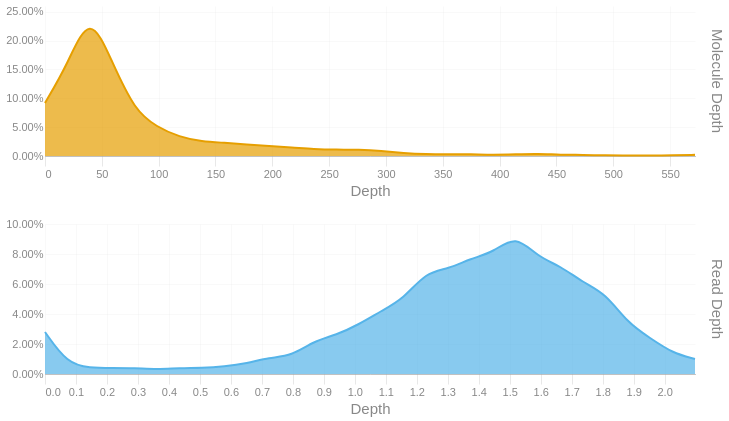

This figure's notebook cell:
### Code cell
readdep = depth_hist(tb['Read Depth'], q99, 3)
readdep = readdep.with_columns(pl.lit('Read Depth').alias('Metric'))
if not SKIPLR:
    moldep = depth_hist(tb['Molecule Depth'], mol_q99, 1)
    moldep = moldep.with_columns(pl.lit('Molecule Depth').alias('Metric'))
    _hist = pl.concat([readdep, moldep])
    _hist = _hist.filter(pl.col('Proportion') != 0)
    with SafeRender(_hist):
        (
            alt.Chart(_hist)        
            .mark_area(interpolate = "basis")
            .encode(
                x=alt.X('Bin:Q').scale(domainMin=0).axis(alt.Axis(title='Depth')),
                y = alt.Y('Proportion:Q', title = None).axis(format = '.2%'),
                color = alt.Color('Metric:N').legend(None),
                row = alt.Row("Metric:N").header(title = None, labelOrient = 'right'),
                tooltip = [
                    alt.Tooltip("Metric:N", title = "Metric"),
                    alt.Tooltip('Interval:N', title = "Depth Interval"),
                    alt.Tooltip('Proportion:Q', title = "% Alignments").format('.2%')
                ]
            )
            .resolve_scale(x='independent', y='independent')
            .properties(
                height = 150, width = 650,
                usermeta={'embedOptions': {'downloadFileName': f'{samplename}.depth.hist'}}
            )
        ).display()
else:
    readdep = readdep.filter(pl.col('Proportion') != 0)
    with SafeRender(readdep):
        (
            alt.Chart(readdep)        
            .mark_area(interpolate = "basis")
            .encode(
                x=alt.X('Bin:Q').scale(domainMin=0).axis(alt.Axis(title='Depth')),
                y = alt.Y('Proportion:Q', title = None).axis(format = '.2%'),
                tooltip = [
                    alt.Tooltip('Interval:N', title = "Depth Interval"),
                    alt.Tooltip('Proportion:Q', title = "% Alignments").format('.2%')
                ]
            )
            .properties(
                usermeta={'embedOptions': {'downloadFileName': f'{samplename}.depth.hist'}}
            )
        ).display()

### Figure 1 — Vega-Lite specification as saved in the notebook (floating-point values rounded to 4 significant figures)
{"width": 650, "height": 150, "config": {"title": {"anchor": "start", "dy": -15, "fontSize": 18, "color": "#888888", "subtitleColor": "#888888", "subtitleFontSize": 14}, "arc": {"fill": "#0072B2"}, "axis": {"domainColor": "#888888", "domainWidth": 0.5, "gridWidth": 0.2, "grid": false, "titleFontWeight": 400, "titleFontSize": 15, "labelFontSize": 11, "labelColor": "#888888", "tickColor": "#888888", "tickWidth": 0.2, "titleColor": "#888888"}, "axisBand": {"grid": false}, "axisX": {"grid": true, "tickSize": 10, "domainCap": "round"}, "axisY": {"domain": false, "grid": true, "tickSize": 0, "domainCap": "round"}, "background": "transparent", "header": {"labelFontSize": 15, "labelColor": "#888888", "titleFontSize": 15, "titleFontWeight": 600, "titleColor": "#888888"}, "legend": {"labelFont": "sans-serif", "labelFontSize": 12, "labelColor": "#888888", "symbolSize": 100, "symbolType": "circle", "titleFontSize": 12, "titlePadding": 10, "titleColor": "#888888", "title": null}, "range": {"category": ["#E69F00", "#56B4E9", "#009E73", "#F0E442", "#0072B2", "#D55E00", "#CC79A7", "#000000"], "diverging": ["#cfe8f3", "#a2d4ec", "#73bfe2", "#46abdb", "#1696d2", "#12719e"]}, "area": {"fill": "#0072B2", "fillOpacity": 0.7, "line": true, "strokeOpacity": 0.7}, "line": {"color": "#0072B2", "stroke": "#0072B2", "strokeWidth": 2}, "trail": {"color": "#0072B2", "stroke": "#0072B2", "strokeWidth": 0, "size": 1}, "point": {"filled": true, "fillOpacity": 1.0, "size": 95}, "text": {"color": "#888888", "fontSize": 11, "align": "right", "fontWeight": 400, "size": 11}, "bar": {"fill": "#0072B2", "stroke": null}, "view": {"stroke": null, "continuousWidth": 660, "continuousHeight": 400}}, "data": {"name": "data-6fcdbf76dcf57a8a032ae4f62b1d1ce6"}, "mark": {"type": "area", "interpolate": "basis"}, "encoding": {"color": {"field": "Metric", "legend": null, "type": "nominal"}, "row": {"field": "Metric", "header": {"title": null, "labelOrient": "right"}, "type": "nominal"}, "tooltip": [{"field": "Metric", "title": "Metric", "type": "nominal"}, {"field": "Interval", "title": "Depth Interval", "type": "nominal"}, {"field": "Proportion", "format": ".2%", "title": "% Alignments", "type": "quantitative"}], "x": {"axis": {"title": "Depth"}, "field": "Bin", "scale": {"domainMin": 0}, "type": "quantitative"}, "y": {"axis": {"format": ".2%"}, "field": "Proportion", "title": null, "type": "quantitative"}}, "resolve": {"scale": {"x": "independent", "y": "independent"}}, "usermeta": {"embedOptions": {"downloadFileName": "S3_Palmer_538.depth.hist"}}, "$schema": "https://vega.github.io/schema/vega-lite/v6.1.0.json", "datasets": {"data-6fcdbf76dcf57a8a032ae4f62b1d1ce6": [{"Bin": 0.0, "Interval": "0.0-0.072", "Proportion": 0.028, "Metric": "Read Depth"}, {"Bin": 0.072, "Interval": "0.072-0.145", "Proportion": 0.007, "Metric": "Read Depth"}, {"Bin": 0.145, "Interval": "0.145-0.217", "Proportion": 0.004, "Metric": "Read Depth"}, {"Bin": 0.217, "Interval": "0.217-0.289", "Proportion": 0.004, "Metric": "Read Depth"}, {"Bin": 0.289, "Interval": "0.289-0.362", "Proportion": 0.004, "Metric": "Read Depth"}, {"Bin": 0.362, "Interval": "0.362-0.434", "Proportion": 0.003, "Metric": "Read Depth"}, {"Bin": 0.434, "Interval": "0.434-0.506", "Proportion": 0.004, "Metric": "Read Depth"}, {"Bin": 0.506, "Interval": "0.506-0.579", "Proportion": 0.004, "Metric": "Read Depth"}, {"Bin": 0.579, "Interval": "0.579-0.651", "Proportion": 0.005, "Metric": "Read Depth"}, {"Bin": 0.651, "Interval": "0.651-0.723", "Proportion": 0.007, "Metric": "Read Depth"}, {"Bin": 0.723, "Interval": "0.723-0.796", "Proportion": 0.011, "Metric": "Read Depth"}, {"Bin": 0.796, "Interval": "0.796-0.868", "Proportion": 0.012, "Metric": "Read Depth"}, {"Bin": 0.868, "Interval": "0.868-0.94", "Proportion": 0.022, "Metric": "Read Depth"}, {"Bin": 0.94, "Interval": "0.94-1.013", "Proportion": 0.026, "Metric": "Read Depth"}, {"Bin": 1.013, "Interval": "1.013-1.085", "Proportion": 0.033, "Metric": "Read Depth"}, {"Bin": 1.085, "Interval": "1.085-1.157", "Proportion": 0.042, "Metric": "Read Depth"}, {"Bin": 1.157, "Interval": "1.157-1.23", "Proportion": 0.05, "Metric": "Read Depth"}, {"Bin": 1.23, "Interval": "1.23-1.302", "Proportion": 0.068, "Metric": "Read Depth"}, {"Bin": 1.302, "Interval": "1.302-1.374", "Proportion": 0.07, "Metric": "Read Depth"}, {"Bin": 1.374, "Interval": "1.374-1.447", "Proportion": 0.077, "Metric": "Read Depth"}, {"Bin": 1.447, "Interval": "1.447-1.519", "Proportion": 0.081, "Metric": "Read Depth"}, {"Bin": 1.519, "Interval": "1.519-1.591", "Proportion": 0.093, "Metric": "Read Depth"}, {"Bin": 1.591, "Interval": "1.591-1.664", "Proportion": 0.078, "Metric": "Read Depth"}, {"Bin": 1.664, "Interval": "1.664-1.736", "Proportion": 0.072, "Metric": "Read Depth"}, {"Bin": 1.736, "Interval": "1.736-1.808", "Proportion": 0.061, "Metric": "Read Depth"}, {"Bin": 1.808, "Interval": "1.808-1.881", "Proportion": 0.054, "Metric": "Read Depth"}, {"Bin": 1.881, "Interval": "1.881-1.953", "Proportion": 0.034, "Metric": "Read Depth"}, {"Bin": 1.953, "Interval": "1.953-2.025", "Proportion": 0.024, "Metric": "Read Depth"}, {"Bin": 2.025, "Interval": "2.025-2.098", "Proportion": 0.014, "Metric": "Read Depth"}, {"Bin": 2.098, "Interval": "2.098-2.17", "Proportion": 0.01, "Metric": "Read Depth"}, {"Bin": 0.0, "Interval": "0.0-19.7", "Proportion": 0.092, "Metric": "Molecule Depth"}, {"Bin": 19.7, "Interval": "19.7-39.4", "Proportion": 0.158, "Metric": "Molecule Depth"}, {"Bin": 39.4, "Interval": "39.4-59.2", "Proportion": 0.251, "Metric": "Molecule Depth"}, {"Bin": 59.2, "Interval": "59.2-78.9", "Proportion": 0.162, "Metric": "Molecule Depth"}, {"Bin": 78.9, "Interval": "78.9-98.6", "Proportion": 0.079, "Metric": "Molecule Depth"}, {"Bin": 98.6, "Interval": "98.6-118.3", "Proportion": 0.05, "Metric": "Molecule Depth"}, {"Bin": 118.3, "Interval": "118.3-138.0", "Proportion": 0.033, "Metric": "Molecule Depth"}, {"Bin": 138.0, "Interval": "138.0-157.8", "Proportion": 0.025, "Metric": "Molecule Depth"}, {"Bin": 157.8, "Interval": "157.8-177.5", "Proportion": 0.023, "Metric": "Molecule Depth"}, {"Bin": 177.5, "Interval": "177.5-197.2", "Proportion": 0.02, "Metric": "Molecule Depth"}, {"Bin": 197.2, "Interval": "197.2-216.9", "Proportion": 0.017, "Metric": "Molecule Depth"}, {"Bin": 216.9, "Interval": "216.9-236.6", "Proportion": 0.015, "Metric": "Molecule Depth"}, {"Bin": 236.6, "Interval": "236.6-256.4", "Proportion": 0.012, "Metric": "Molecule Depth"}, {"Bin": 256.4, "Interval": "256.4-276.1", "Proportion": 0.011, "Metric": "Molecule Depth"}, {"Bin": 276.1, "Interval": "276.1-295.8", "Proportion": 0.011, "Metric": "Molecule Depth"}, {"Bin": 295.8, "Interval": "295.8-315.5", "Proportion": 0.009, "Metric": "Molecule Depth"}, {"Bin": 315.5, "Interval": "315.5-335.2", "Proportion": 0.005, "Metric": "Molecule Depth"}, {"Bin": 335.2, "Interval": "335.2-355.0", "Proportion": 0.003, "Metric": "Molecule Depth"}, {"Bin": 355.0, "Interval": "355.0-374.7", "Proportion": 0.003, "Metric": "Molecule Depth"}, {"Bin": 374.7, "Interval": "374.7-394.4", "Proportion": 0.003, "Metric": "Molecule Depth"}, {"Bin": 394.4, "Interval": "394.4-414.1", "Proportion": 0.002, "Metric": "Molecule Depth"}, {"Bin": 414.1, "Interval": "414.1-433.8", "Proportion": 0.003, "Metric": "Molecule Depth"}, {"Bin": 433.8, "Interval": "433.8-453.6", "Proportion": 0.004, "Metric": "Molecule Depth"}, {"Bin": 453.6, "Interval": "453.6-473.3", "Proportion": 0.002, "Metric": "Molecule Depth"}, {"Bin": 473.3, "Interval": "473.3-493.0", "Proportion": 0.002, "Metric": "Molecule Depth"}, {"Bin": 493.0, "Interval": "493.0-512.7", "Proportion": 0.001, "Metric": "Molecule Depth"}, {"Bin": 512.7, "Interval": "512.7-532.4", "Proportion": 0.001, "Metric": "Molecule Depth"}, {"Bin": 532.4, "Interval": "532.4-552.2", "Proportion": 0.001, "Metric": "Molecule Depth"}, {"Bin": 552.2, "Interval": "552.2-571.9", "Proportion": 0.001, "Metric": "Molecule Depth"}, {"Bin": 571.9, "Interval": "571.9-591.59", "Proportion": 0.002, "Metric": "Molecule Depth"}]}}
